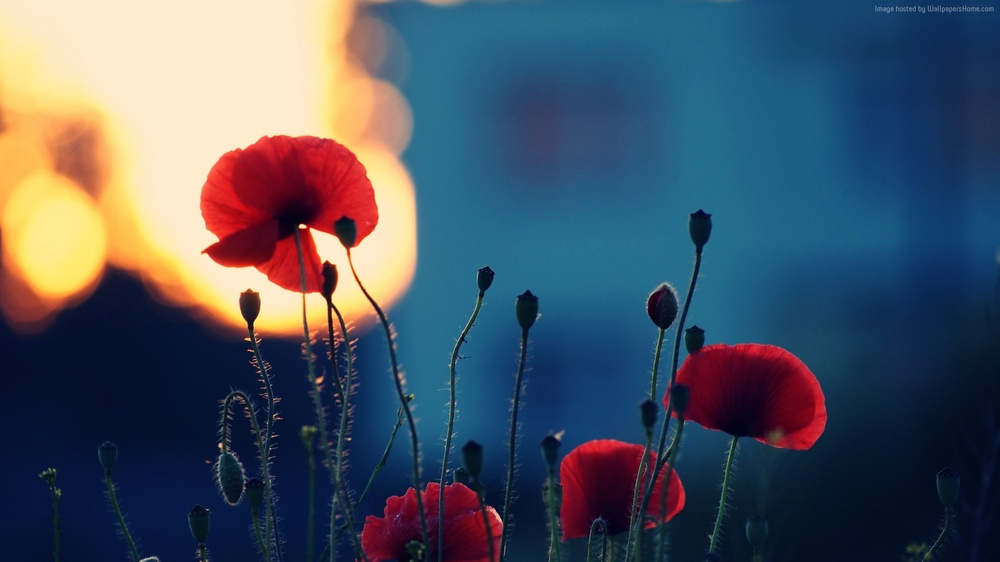
#> input picture Images/abc.jpg, 1000 x 562 px, shrunk from 1920 x 1080 before the run, found by its file name; its folder holds only this picture in this run
$ python noise_reduc_bw.py ../../Images/abc.jpg ../../Images/abc.png
#> lines starting #> are read from the running program, lines starting #| are printed output that depends on the picture
import cv2
import sys

image='../../images/'+sys.argv[1]

img = cv2.imread(image, cv2.IMREAD_GRAYSCALE)
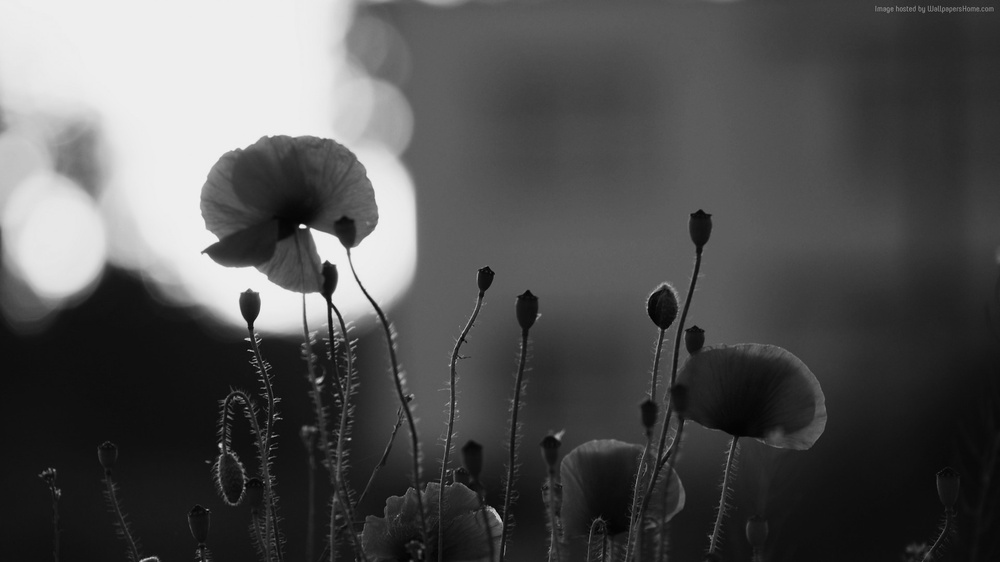
#> img: shape (562, 1000); min 0, max 246, mean 82.7

# Denoising
dst = cv2.fastNlMeansDenoising(img,None,10,7,21)

tmp=sys.argv[1]
ext=sys.argv[2]
name=tmp[:len(tmp)-len(ext)-1]
output=name+'_noise_reduc_bw'+'.'+ext
target='../../images/'+output

# saving grayscaled image
cv2.imwrite('../../images/'+name+'_noise_bw'+'.'+ext, img)

if cv2.imwrite(target, dst): print(output,end='')
else: print('failed',end='')
